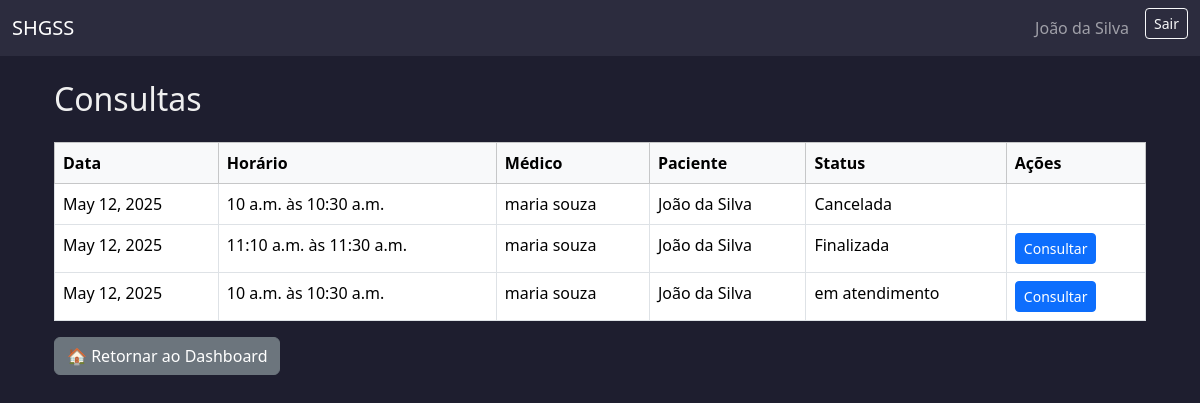
/consultas/usuario/ (signed in), run on an earlier commit of the app's database.
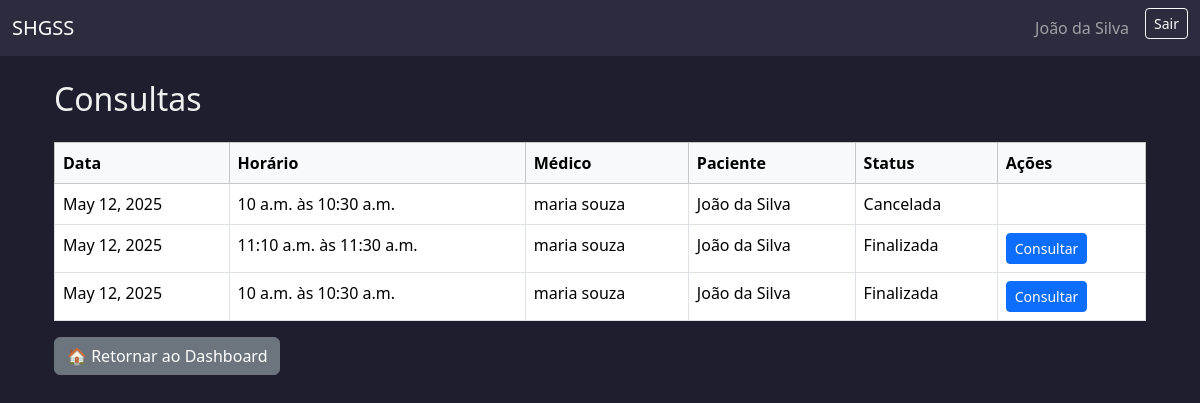
And on a later commit of the database.
### usuarios/models.py (models this page shows, shortened)
class AtendimentoBase(models.Model):
    STATUS_CHOICES = [
        ('agendada', 'Agendada'),
        ('cancelada', 'Cancelada'),
        ('em_andamento', 'Em atendimento'),
        ('finalizada', 'Finalizada'),
    ]
    status = models.CharField(max_length=20, choices=STATUS_CHOICES, default='agendada')
    observacoes_visiveis = models.TextField(blank=True, null=True)
    observacoes_internas = models.TextField(blank=True, null=True)
    encaminhamento = models.TextField(blank=True, null=True)
    criado_em = models.DateTimeField(auto_now_add=True)
    atualizado_em = models.DateTimeField(auto_now=True)
    motivo_cancelamento = models.TextField(blank=True, null=True)
    data_cancelamento = models.DateTimeField(null=True, blank=True)
    class Meta:
        abstract = True

class Consulta(AtendimentoBase):
    agenda = models.ForeignKey(
        'AgendaConsulta',
        on_delete=models.PROTECT,
        related_name='consultas'
    )
    medico = models.ForeignKey(
        settings.AUTH_USER_MODEL,
        on_delete=models.CASCADE,
        limit_choices_to={'role': 'medico'},
        related_name='consultas_como_medico'
    )
    paciente = models.ForeignKey(
        settings.AUTH_USER_MODEL,
        on_delete=models.CASCADE,
        limit_choices_to={'role': 'paciente'},
        related_name='consultas_como_paciente'
    )
    cancelado_por = models.ForeignKey(
        settings.AUTH_USER_MODEL,
        on_delete=models.SET_NULL,
        null=True,
        blank=True,
        related_name='consultas_canceladas'
    )
    valor = models.DecimalField(max_digits=8, decimal_places=2, default=250.00)

class AgendaBase(models.Model):
    sala = models.ForeignKey(Sala, on_delete=models.PROTECT)
    data = models.DateField()
    horario_inicio = models.TimeField()
    horario_fim = models.TimeField()
    duracao_procedimento = models.PositiveIntegerField(help_text="Duração em minutos")
    status_manual = models.CharField(
        max_length=20,
        choices=[('livre', 'Livre'), ('agendado', 'Agendado'), ('bloqueado', 'Bloqueado')],
        default='livre'
    )
    class Meta:
        abstract = True

class AgendaConsulta(AgendaBase):
    medico = models.ForeignKey(Usuario, on_delete=models.SET_NULL, null=True, blank=False, limit_choices_to={'role': 'medico'})

class Usuario(AbstractUser):
    ROLE_CHOICES = [
        ('paciente', 'Paciente'),
        ('medico', 'Médico'),
        ('administrativo', 'Administrativo'),
        ('financeiro', 'Financeiro'),
    ]
    cpf = models.CharField(max_length=14, unique=True, blank=False, null=False)
    telefone = models.CharField(max_length=20)
    rua = models.CharField(max_length=100)
    numero = models.CharField(max_length=10)
    bairro = models.CharField(max_length=50)
    cidade = models.CharField(max_length=50)
    estado = models.CharField(max_length=2)
    cep = models.CharField(max_length=9)
    role = models.CharField(max_length=20, choices=ROLE_CHOICES)
    plano_saude = models.CharField(max_length=50, null=True, blank=True)
    numero_cartao_plano = models.CharField(max_length=30, null=True, blank=True)
    crm = models.CharField(max_length=20, null=True, blank=True)
    especialidade = models.CharField(max_length=50, null=True, blank=True)
    setor = models.CharField(max_length=50, null=True, blank=True)
    cargo = models.CharField(max_length=50, null=True, blank=True)

### usuarios/views.py (the view)
# urls.py: path('consultas/usuario/', views.consultas_usuario, name='consultas_usuario'),
@role_required('paciente', 'administrativo')
def consultas_usuario(request):
    usuario = request.user
    if usuario.role == 'paciente':
        consultas = Consulta.objects.filter(paciente=usuario).order_by('-agenda__data')
    elif usuario.role == 'administrativo':
        consultas = Consulta.objects.all().order_by('-agenda__data')
    return render(request, 'consultas/consultas_usuario.html', {'consultas': consultas})

### templates/consultas/consultas_usuario.html (shortened to what this page needs)
{% extends 'base.html' %}
{% block content %}
<div class="container mt-4">
    <h2 class="mb-4">Consultas</h2>
    <table class="table table-bordered table-hover">
        <thead class="table-light">
            <tr>
                <th>Data</th>
                <th>Horário</th>
                <th>Médico</th>
                <th>Paciente</th>
                <th>Status</th>
                <th>Ações</th>
            </tr>
        </thead>
        <tbody>
            {% for consulta in consultas %}
                <tr>
                    <td>{{ consulta.agenda.data }}</td>
                    <td>{{ consulta.agenda.horario_inicio }} às {{ consulta.agenda.horario_fim }}</td>
                    <td>{{ consulta.medico.get_full_name }}</td>
                    <td>{{ consulta.paciente.get_full_name }}</td>
                    <td>{{ consulta.get_status_display }}</td>
                    <td>
                        {% if consulta.status == 'em atendimento' or consulta.status == 'finalizada' %}
                            <a href="{% url 'detalhar_consulta_usuario' consulta.id %}" class="btn btn-sm btn-primary">
                                Consultar
                            </a>
                        {% endif %}
                    </td>
                </tr>
            {% empty %}
                <tr>
                    <td colspan="6" class="text-center">Nenhuma consulta encontrada.</td>
                </tr>
            {% endfor %}
        </tbody>
    </table>
    <a href="{% url 'redirecionar_dashboard' %}" class="btn btn-secondary">🏠 Retornar ao Dashboard</a>
</div>
{% endblock %}

What changed in the data, as far as the page shows it:
changed Consulta (number 3 of 3 on the later page): status "em atendimento" → "Finalizada"
